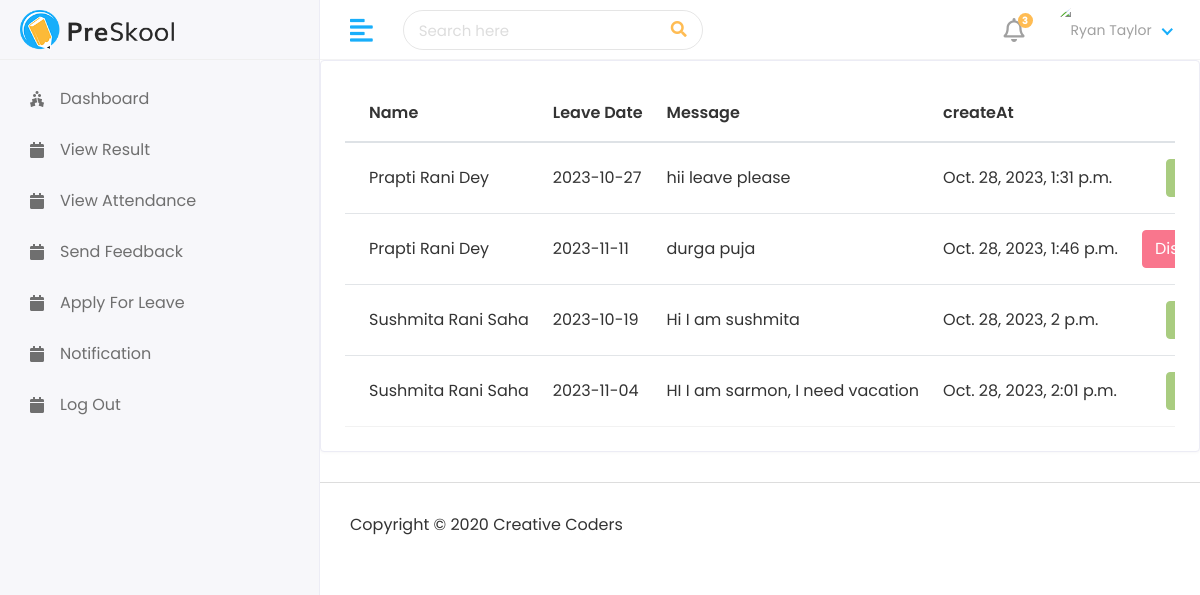
/Staff/StudentLeaveList, run on the app's committed database.
### myApp/models.py (models this page shows, shortened)
class studetnLeaveModel(models.Model):
    studentid=models.ForeignKey(studentModel,on_delete=models.CASCADE)
    data= models.CharField(max_length=100)
    message= models.TextField()
    status=models.IntegerField(default=0)
    createAt= models.DateTimeField(auto_now_add=True)
    updateat = models.DateTimeField(auto_now_add=True)

class studentModel(models.Model):
    admin = models.OneToOneField(customUser, on_delete=models.CASCADE)
    address=models.TextField()
    gender = models.CharField(max_length=100)
    courseid = models.ForeignKey(courseModel, on_delete=models.DO_NOTHING,default=1)  # Set the default course
    sessionyearid = models.ForeignKey(sessionYearModel, on_delete=models.DO_NOTHING,default=1)
    cratedat = models.DateTimeField(auto_now_add=True)  # Set the default value using timezone.now
    updateat = models.DateTimeField(auto_now=True)

class customUser(AbstractUser):
    USER=(
        (1,"admin"),
        (2,"Teacher"),
        (3,"students"),
    )
    user_type=models.CharField(choices=USER,max_length=50,default=1)
    profile_pic=models.ImageField(upload_to="media/profile_pic")

### myProject/staffViews.py (the view)
# urls.py: path('Staff/StudentLeaveList', staffViews.StudentLeaveList,name="StudentLeaveList"),
def StudentLeaveList(request):
    student_leave= studetnLeaveModel.objects.all()
    context={
        "student_leave":student_leave,
    }
    return render(request,"Staff/studentLeaveList.html",context)

### template/Staff/studentLeaveList.html
{% extends 'base.html' %}
{% block content %}
<div class="row">
    <div class="col-sm-12">
       <div class="card card-table">
          <div class="card-body">
             <div class="table-responsive">
                <table id="table_id" class="table table-hover table-center mb-0">
                   <thead>
                      <tr>
                        <th>Name</th>
                        <th>Leave Date</th>
                        <th>Message</th>
                        <th>createAt</th>
                        <th class="text-right">Action</th>
                      </tr>
                   </thead>
                   <tbody>
                     {% for s in  student_leave%}
                     <tr>
                         <td>{{s.studentid.admin.first_name}} {{s.studentid.admin.last_name}} </td>
                         <td>{{s.data}}</td>
                         <td>{{s.message}}</td>
                         <td>{{s.createAt}}</td>
                         <td class="text-right">
                            <div class="actions">
                              {% if s.status == 0 %}
                              <a href=" {% url 'studentLeaveApprove' s.id %} "  class="btn btn-success"> Approved </a>
                              <a href=" {% url 'studentLeaveDisApprove' s.id %} "  class="btn btn-danger"> Disapproved </a>
                              {% elif s.status == 1 %}
                              <button  class="btn btn-success" disabled="disabled"> Approved </button>
                              {% else %}
                              <button  class="btn btn-danger" disabled="disabled"> Disapproved </button>
                              {% endif %}
                            </div>
                         </td>
                      </tr>
                      {% endfor %}
                   </tbody>
                </table>
             </div>
          </div>
       </div>
    </div>
 </div>
{% endblock %}

### static/assets/css/style.css (style rules this page uses)
html { height: 100%; }
body { background-color: #fff; color: #333; font-family: 'Poppins', sans-serif; font-size: 1rem; height: 100%; line-height: 1.5; overflow-x: hidden; }
input, button, a { transition: all 0.4s ease; -moz-transition: all 0.4s ease; -o-transition: all 0.4s ease; -ms-transition: all 0.4s ease; -webkit-transition: all 0.4s ease; }
input, input:focus, button, button:focus { outline: none; }
.table { color: #333; max-width: 100%; margin-bottom: 0; width: 100%; }
.table thead tr th { font-weight: 600; }
.table tbody tr { border-bottom: 1px solid rgba(0, 0, 0, 0.05); }
.table.table-center td, .table.table-center th { vertical-align: middle; }
.card-table .card-body .table > thead > tr > th { border-top: 0; }
.card-table .card-body .table tr td:first-child, .card-table .card-body .table tr th:first-child { padding-left: 1.5rem; }
.card-table .card-body .table tr td:last-child, .card-table .card-body .table tr th:last-child { padding-right: 1.5rem; }
.card-table .table td, .card-table .table th { border-top: 1px solid #e2e5e8; padding: 1rem 0.75rem; white-space: nowrap; }
.btn-success { background-color: #7bb13c; border: 1px solid #7bb13c }
.btn-success.disabled, .btn-success:disabled { background-color: #7bb13c; border-color: #7bb13c; color: #fff; }
.btn-danger { background-color: #e84646; border: 1px solid #e84646; }
.btn-danger.disabled, .btn-danger:disabled { background-color: #f62d51; border-color: #f62d51; color: #fff; }
.card { border: 1px solid #ececf5; box-shadow: 0 1px 3px 0 rgba(0, 0, 0, 0.03); margin-bottom: 1.875rem; }
.card-body { padding: 1.5rem; }

### data on the page
studetnLeaveModel: studentid.admin.first_name "Prapti Rani", studentid.admin.last_name "Dey", data "2023-10-27", message "hii leave please", createAt "Oct. 28, 2023, 1:31 p.m."
studetnLeaveModel: studentid.admin.first_name "Prapti Rani", studentid.admin.last_name "Dey", data "2023-11-11", message "durga puja", createAt "Oct. 28, 2023, 1:46 p.m.", status "Disapproved"
studetnLeaveModel: studentid.admin.first_name "Sushmita Rani", studentid.admin.last_name "Saha", data "2023-10-19", message "Hi I am sushmita", createAt "Oct. 28, 2023, 2 p.m."
studetnLeaveModel: studentid.admin.first_name "Sushmita Rani", studentid.admin.last_name "Saha", data "2023-11-04", message "HI I am sarmon, I need vacation", createAt "Oct. 28, 2023, 2:01 p.m."
